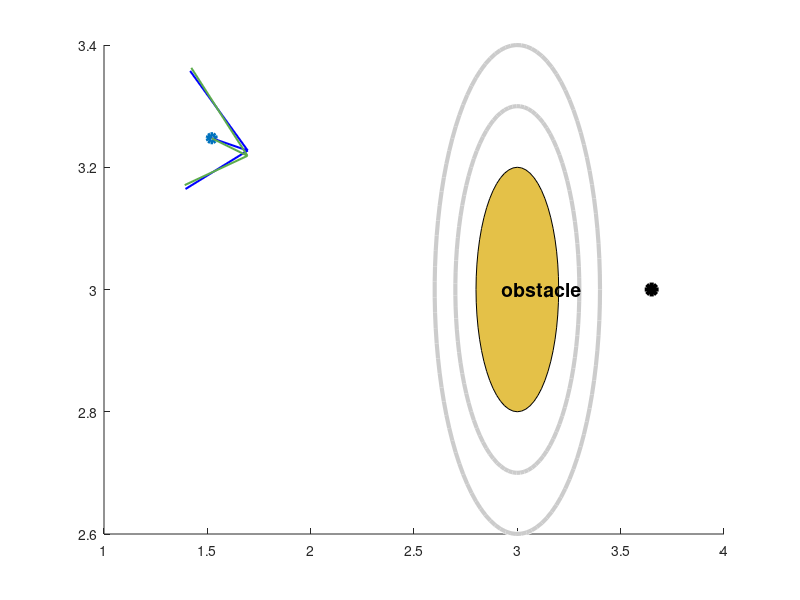

Source code (MATLAB): (Note: this script raises an error after producing the figure.)
% Inverse Jacobian Based Control for Multiple Point Robots in 2D Plane
clc; clear all; close all;

% Initialize the starting positions of the robots
% robotPos = [1.5, 1.25, 1.35, 1.25, 1.5, 1.25, 1.35, 1.25, 1.5, 1.25, 1.35, 1.25, 1.5, 1.25, 1.35, 1.25, 1.5, 1.25, 1.35, 1.25; 
%             2.05, 2.15, 2.25, 2.35, 2.45, 2.55, 2.65, 2.75, 2.85, 2.95, 3.05, 3.15, 3.25, 3.35, 3.45, 3.55, 3.65, 3.75, 3.85, 3.95]; % Each column represents a robot's starting position
% robotPos = [1.5; 
            % 2.75];  % Each column represents a robot's starting position
robotPos = [1.5; 3.25];  % Each column represents a robot's starting position
% robotPos = [1.25, 1.25, 1.5, 1.25, 1.35, 1.25, 1.5, 1.25, 1.35, 1.25, 1.5, 1.25, 1.35, 1.25, 1.5, 1.25; 
%            2.25, 2.35, 2.45, 2.55, 2.65, 2.75, 2.85, 2.95, 3.05, 3.15, 3.25, 3.35, 3.45, 3.55, 3.65, 3.75]; % Each column represents a robot's starting position

initial = robotPos;

obstacle = [3;3];
radius = 0.2;
buffer = 0.1;
D1 = radius + 2*buffer;
D2 = radius + buffer;

% Dimensions of the robot (rectangle)
robotWidth = 0.15;
robotHeight = 0.075;

% Define the four corners of the rectangle before rotation
corners = [-robotWidth/2, -robotHeight/2;
            robotWidth/2, -robotHeight/2;
            robotWidth/2,  robotHeight/2;
           -robotWidth/2,  robotHeight/2]';

% Desired target position
targetPos = [3.65; 3];

% Control gain (affects the speed of convergence)
K = 0.01;

% Tolerance for stopping criteria
tolerance = 0.01;

% Maximum number of iterations
maxIterations = 500;

% Number of robots
numRobots = size(robotPos, 2);

% Store the robots' paths for plotting
robotPaths = cell(1, numRobots);
for r = 1:numRobots
    robotPaths{r} = robotPos(:, r)';
end

% Iterative control loop
for i = 1:maxIterations
    allRobotsReached = true;
    lambda = zeros(1,numRobots);

    for r = 1:numRobots
        % Compute the error between current position and target position
        error = targetPos - robotPos(:, r);
        e_norm(:, r, i) = error / norm(error);
        obs_norm(:, r, i) = (obstacle - robotPos(:, r)) / norm(obstacle - robotPos(:, r));
        
        normal_vec(:, r, i) = obs_norm(1,r,i) * e_norm(2,r,i) - e_norm(1,r,i) * obs_norm(2,r,i);  % k_{cap}

        % Calculate the angle in radians tan(gamma) = |a x b| / a.b
        gamma(r) = atan2(normal_vec(:, r, i), dot(obs_norm(:, r, i), e_norm(:, r, i)));  % this gamma can be +ve and -ve (+pi, -pi)

        % Check if the robot is within the tolerance of the target position
        if norm(error) >= tolerance
            allRobotsReached = false;
            
            % Compute the Jacobian (In 2D, the Jacobian is the identity matrix)
            J = eye(2);
            
            % Compute the inverse Jacobian
            J_inv = inv(J);
        
            % To handle saddle points on th obstacle boundary apply a small perturbation about Z-axis
            if gamma(r) == 0
                gamma(r) = (pi/2) * rand(1);  % In general, you can generate N random numbers in the interval (a,b) with the formula r = a + (b-a).*rand(N,1)"
            end

            D = norm(obstacle - robotPos(:, r));
            if D <= D1
                if gamma(r) > 0 && gamma(r) < pi/2  % anti-clock wise rotation
                    lambda(r) = (pi/2 - gamma(r)) * ((D - D1) / (D2 - D1));  % in radians
                end
                if gamma(r) < 0 && gamma(r) > -pi/2  % clock wise rotation
                    lambda(r) = ((-pi/2) - gamma(r)) * ((D - D1) / (D2 - D1));  % in radians
                end

                T = [1, 0, -robotPos(1, r);
                     0, 1, -robotPos(2, r);
                     0, 0,       1        ];
                
                Rz = [cos(lambda(r)), -sin(lambda(r)), 0;
                      sin(lambda(r)),  cos(lambda(r)), 0;
                            0       ,        0       , 1];

                new_targetPos = inv(T) * Rz * T * [targetPos;1];
                error = new_targetPos(1:2) - robotPos(:, r);
                new_e_norm(:,r,i) = error / norm(error);
            end

            % Compute the control input using the inverse Jacobian
            controlInput = K * J_inv * error;
            
            % Update the robot's position
            robotPos(:, r) = robotPos(:, r) + controlInput;
                    
            % Append the new position to the path
            robotPaths{r} = [robotPaths{r}; robotPos(:, r)'];
        end
    end
    
    % If all robots have reached the target position, stop the loop
    if allRobotsReached
        disp('All robots reached the target position.');
        break;
    end
    
    % % % Plot the robots' paths =======================================================================================================================
    figure(1);
    clf;
    color_dict = {[0 0.4470 0.7410], [0.6350 0.0780 0.1840], [0.4940 0.1840 0.3560], [0.7660 0.640 0.50], [0.8500 0.3250 0.0980], ...
                    [0.6940 0.440 0.260], [0.4940 0.1840 0.5560], [0.7660 0.640 0.50], [0.8500 0.3250 0.0980], [0.6940 0.440 0.260], ...
                    [0.7500 0.2250 0.380], [0.5940 0.740 0.150], [0.4940 0.1840 0.5560],[0.3500 0.7250 0.0980], [0.6940 0.740 0.560], ...
                    [0.8500 0.5250 0.2980], [0.4940 0.840 0.260], [0 0.4470 0.7410], [0.6940 0.140 0.560], [0.7940 0.3840 0.5560]};
    hold on;
    rectangle('Position', [obstacle(1)-radius, obstacle(2)-radius, 2*radius, 2*radius], 'Curvature', [1, 1], 'FaceColor', [0.8940 0.7560 0.2840]);
    hold on;
    plot(targetPos(1), targetPos(2), 'k*', 'MarkerSize', 10, 'LineWidth', 3, 'DisplayName', 'goal position');
    hold on
    viscircles([obstacle(1), obstacle(2)], D2, "Color", [0.8 0.8 0.8], 'LineWidth', 3);
    hold on;
    viscircles([obstacle(1), obstacle(2)], D1, "Color", [0.8 0.8 0.8], 'LineWidth', 3);
    hold on;
    %for r = 1:numRobots
        %plot(initial(1, r), initial(2, r), 'kx', 'MarkerSize', 10, 'LineWidth', 2, 'DisplayName', 'initial position');
    %end
    for r = 1:numRobots
        plot(robotPaths{r}(:, 1), robotPaths{r}(:, 2), '-.', 'Color', color_dict{r}, 'LineWidth', 3);
        plot(robotPos(1, r), robotPos(2, r), "o", 'LineWidth', 3, 'Color', color_dict{r});
        hold on
        quiver(robotPos(1, r), robotPos(2, r), e_norm(1, r, i), e_norm(2, r, i), 0.175, 'Color','blue', 'LineWidth', 1.5, 'MaxHeadSize', 1);
        try
           quiver(robotPos(1, r), robotPos(2, r), new_e_norm(1, r, i), new_e_norm(2, r, i), 0.175, 'Color','red', 'LineWidth', 1.5, 'MaxHeadSize', 1);
        catch
        end
        quiver(robotPos(1, r), robotPos(2, r), obs_norm(1, r, i), obs_norm(2, r, i), 0.175, 'Color', [0.3660 0.6740 0.30], 'LineWidth', 1.5, 'MaxHeadSize', 1);
        hold on
        % rectangle('Position', [robotPos(1, r) - robotWidth / 2, robotPos(2, r) - robotHeight / 2, robotWidth, robotHeight],'FaceColor', 'blue');
    end
    text(obstacle(1)-0.075, obstacle(2), 'obstacle', 'FontSize', 14, 'Color', 'k', 'FontWeight', 'bold');
    ax = gca;
    ax.FontWeight = 'bold';
    ax.LineWidth = 2;
    ax.FontSize = 15;
    ax.YTick = 2:0.5:4; ax.XTick = 2:0.5:4;
    xlabel('X Position','fontsize',15,'fontweight','bold');
    ylabel('Y Position','fontsize',15,'fontweight','bold');
    % legend('goal position', 'start position','','','','','','','','','','','','','','','','','','','','',...
    % 'robot 1','','robot 2','','robot 3','','robot 4','','robot 5','','robot 6','','robot 7','','robot 8','','robot 9',...
    % '','robot 10','','robot 11','','robot 12','','robot 13','','robot 14','','robot 15');
    % legend('goal state','fontsize',15,'fontweight','bold')
    axis([2 4 2 4]);
    axis square;
    box on
    hold off;
end


% % Plot the robots' paths =======================================================================================================================

% dict = {i-300, 125, 85, 50};
% angle = {25, 0, -45, 5};
% for d=1:4
%     % Rotate the corners
%     theta = deg2rad(angle{d}); % Convert angle to radians
%     R = [cos(theta), -sin(theta);
%         sin(theta),  cos(theta)];

%     rotatedCorners = R * corners;
%     % Translate the corners to the desired position
%     rot_Corners(1,:,d) = rotatedCorners(1,:) + robotPaths{r}(dict{d}, 1);
%     rot_Corners(2,:,d) = rotatedCorners(2,:) + robotPaths{r}(dict{d}, 2);
% end

% figure(2);
% color_dict = {[0.6350 0.0780 0.1840], [0 0.4470 0.7410], [0.4940 0.1840 0.3560], [0.7660 0.640 0.50], [0.8500 0.3250 0.0980], ...
%                 [0.6940 0.440 0.260], [0.4940 0.1840 0.5560], [0.7660 0.640 0.50], [0.8500 0.3250 0.0980], [0.6940 0.440 0.260], ...
%                 [0.7500 0.2250 0.380], [0.5940 0.740 0.150], [0.4940 0.1840 0.5560],[0.3500 0.7250 0.0980], [0.6940 0.740 0.560], ...
%                 [0.8500 0.5250 0.2980], [0.4940 0.840 0.260], [0 0.4470 0.7410], [0.6940 0.140 0.560], [0.7940 0.3840 0.5560]};
% hold on;
% rectangle('Position', [obstacle(1)-radius, obstacle(2)-radius, 2*radius, 2*radius], 'Curvature', [1, 1], 'FaceColor', [0.8940 0.7560 0.2840]);
% hold on;
% plot(targetPos(1), targetPos(2), 'k*', 'MarkerSize', 10, 'LineWidth', 3, 'DisplayName', 'goal position');
% hold on
% viscircles([obstacle(1), obstacle(2)], D2, "Color", [0.8 0.8 0.8], 'LineWidth', 3);
% hold on;
% viscircles([obstacle(1), obstacle(2)], D1, "Color", [0.8 0.8 0.8], 'LineWidth', 3);
% hold on;
% %for r = 1:numRobots
%     %plot(initial(1, r), initial(2, r), 'kx', 'MarkerSize', 10, 'LineWidth', 2, 'DisplayName', 'initial position');
% %end
% for r = 1:numRobots
%     plot(robotPaths{r}(:, 1), robotPaths{r}(:, 2), '-.', 'Color', color_dict{r}, 'LineWidth', 3);
%     hold on
%     %plot(robotPos(1, r), robotPos(2, r), "o", 'LineWidth', 3, 'Color', color_dict{r});
%     hold on
%     patch('Faces',[1,2,3,4],'Vertices',rot_Corners(:,:,1)','FaceColor',[0.4940 0.1840 0.5560],'FaceAlpha',.75);
%     hold on
%     patch('Faces',[1,2,3,4],'Vertices',rot_Corners(:,:,2)','FaceColor',[0.4940 0.1840 0.5560],'FaceAlpha',.75);
%     hold on 
%     patch('Faces',[1,2,3,4],'Vertices',rot_Corners(:,:,3)','FaceColor',[0.4940 0.1840 0.5560],'FaceAlpha',.75);
%     hold on 
%     patch('Faces',[1,2,3,4],'Vertices',rot_Corners(:,:,4)','FaceColor',[0.4940 0.1840 0.5560],'FaceAlpha',.75);

%     hold on
%     quiver(robotPaths{r}(end-300, 1), robotPaths{r}(end-300, 2), e_norm(1, r, end-300), e_norm(2, r, end-300), 0.125, 'Color','blue', 'LineWidth', 3, 'MaxHeadSize', 0.75);
%     quiver(robotPaths{r}(end-300, 1), robotPaths{r}(end-300, 2), obs_norm(1, r, end-300), obs_norm(2, r, end-300), 0.125, 'Color', [0.3660 0.6740 0.30], 'LineWidth', 3, 'MaxHeadSize', 0.75);
    
%     hold on
%     quiver(robotPaths{r}(125, 1), robotPaths{r}(125, 2), e_norm(1, r, 125), e_norm(2, r, 125), 0.125, 'Color','blue', 'LineWidth', 3, 'MaxHeadSize', 0.75);
%     quiver(robotPaths{r}(125, 1), robotPaths{r}(125, 2), new_e_norm(1, r, 125), new_e_norm(2, r, 125), 0.125, 'Color','red', 'LineWidth', 3, 'MaxHeadSize', 0.75);
%     quiver(robotPaths{r}(125, 1), robotPaths{r}(125, 2), obs_norm(1, r, 125), obs_norm(2, r, 125), 0.125, 'Color', [0.3660 0.6740 0.30], 'LineWidth', 3, 'MaxHeadSize', 0.75);

%     hold on
%     quiver(robotPaths{r}(85, 1), robotPaths{r}(85, 2), e_norm(1, r, 85), e_norm(2, r, 85), 0.125, 'Color','blue', 'LineWidth', 3, 'MaxHeadSize', 0.75);
%     quiver(robotPaths{r}(85, 1), robotPaths{r}(85, 2), new_e_norm(1, r, 85), new_e_norm(2, r, 85), 0.125, 'Color','red', 'LineWidth', 3, 'MaxHeadSize', 0.75);
%     quiver(robotPaths{r}(85, 1), robotPaths{r}(85, 2), obs_norm(1, r, 85), obs_norm(2, r, 85), 0.125, 'Color', [0.3660 0.6740 0.30], 'LineWidth', 3, 'MaxHeadSize', 0.75);
    
%     hold on
%     quiver(robotPaths{r}(50, 1), robotPaths{r}(50, 2), e_norm(1, r, 50), e_norm(2, r, 50), 0.125, 'Color','blue', 'LineWidth', 3, 'MaxHeadSize', 0.75);
%     quiver(robotPaths{r}(50, 1), robotPaths{r}(50, 2), obs_norm(1, r, 50), obs_norm(2, r, 50), 0.125, 'Color', [0.3660 0.6740 0.30], 'LineWidth', 3, 'MaxHeadSize', 0.75);
% end
% % Add text at a specific point (e.g., x = 5, y = sin(5))
% text(obstacle(1)-0.075, obstacle(2), 'obstacle', 'FontSize', 14, 'Color', 'k', 'FontWeight', 'bold');

% ax = gca;
% ax.FontWeight = 'bold';
% ax.LineWidth = 2;
% ax.FontSize = 15;
% ax.YTick = 2:0.5:4; ax.XTick = 2:0.5:4;
% % Add invisible points for the legend
% h1 = plot(nan, nan, '-b', 'LineWidth', 1.5);
% h2 = plot(nan, nan, '-r', 'LineWidth', 1.5);
% h3 = plot(nan, nan, '-g', 'LineWidth', 1.5);

% % Add legend
% legend([h1, h2, h3], {'Actual velocity', 'Rotated velocity', 'Obstacle vector'}, 'Location', 'best');
% xlabel('X Position','fontsize',15,'fontweight','bold');
% ylabel('Y Position','fontsize',15,'fontweight','bold');
% axis([2 4 2 4]);
% axis square;
% box on
% hold off;
